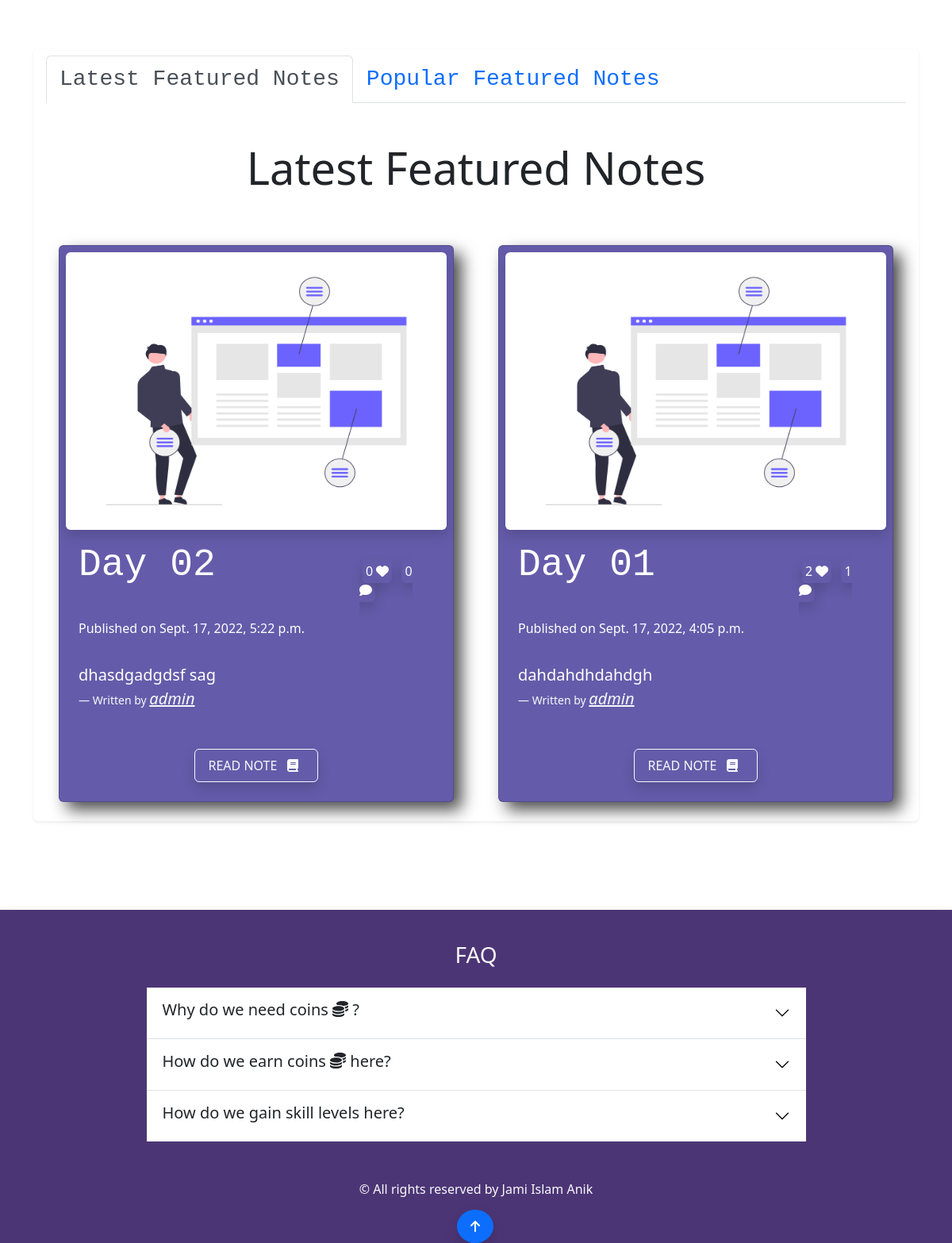
Before: / (lower part) with the older database file.
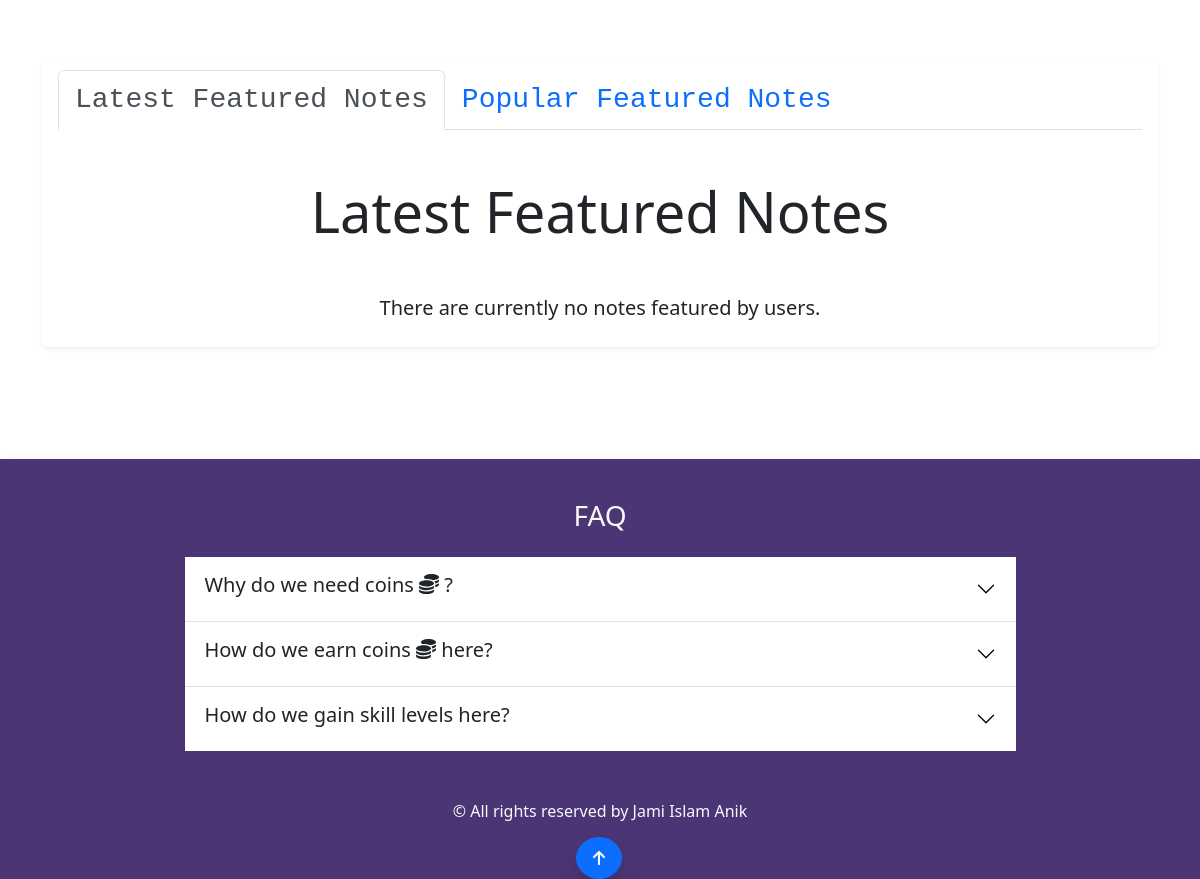
After: the same page with the newer database file.
### note/models.py (models this page shows)
class FeaturedNote(models.Model):
    note = models.OneToOneField(Note, on_delete=models.CASCADE)
    created_at = models.DateTimeField(auto_now_add=True)
    class Meta:
        ordering = ['-created_at']

class Note(models.Model):
    comment = GenericRelation(Comment)
    like = GenericRelation(Like)
    content_type = models.ForeignKey(ContentType, null=True, on_delete=models.SET_NULL)
    object_id = models.IntegerField()
    content_object = GenericForeignKey()
    owner = models.ForeignKey(Profile,on_delete=models.CASCADE)
    note_image = models.ImageField(null=True, blank =True, upload_to='keeptrack/images/')
    title = models.CharField(max_length=255)
    body = models.TextField()
    created_at = models.DateTimeField(auto_now_add=True)
    class Meta:
        ordering = ['-created_at']

### account/models.py (models this page shows, shortened)
class Profile(models.Model):
    user = models.OneToOneField(User,on_delete=models.CASCADE,null=True,blank=True)
    profile_image = models.ImageField(null=True,blank=True,upload_to='keeptrack/images/',default = 'keeptrack/default_images/default_profile_i2ejjp.png')
    username = models.CharField(max_length=255)
    first_name = models.CharField(max_length=255,null=True,blank=True)
    last_name = models.CharField(max_length=255,null=True,blank=True)
    bio = models.TextField(max_length=2000,blank=True,null=True)
    email = models.EmailField(max_length=255,blank=True,null=True)
    portfolio_site = models.URLField(max_length=500,blank=True,null=True)
    facebook = models.URLField(max_length=2000,blank=True,null=True)
    linkedin = models.URLField(max_length=2000,blank=True,null=True)
    youtube = models.URLField(max_length=2000,blank=True,null=True)
    coin = models.IntegerField(default=100,null=True,blank=True)
    def __str__(self):
        return self.username

### account/views.py (the view)
# urls.py: path('',views.home_page,name='home-page'),
def home_page(request):
    latest_queryset = FeaturedNote.objects.order_by('-created_at')[:31]
    popular_queryset = FeaturedNote.objects.annotate(like_count=Count('note__like')).order_by('-like_count')[:21]
    context = {
            'latest_queryset':list(latest_queryset),
            'popular_queryset':list(popular_queryset),
        }
    if request.method == "POST" and request.POST.get("action") == "logout":
        logout(request)
        messages.info(request,'You were successfully logged out!')
        return redirect('login-page')
    elif request.method == 'POST' and request.POST.get('action') == 'notification-delete':
        profile = request.user.profile
        for notification in profile.notification_set.all():
            notification.delete()
        return redirect('home-page')
    elif request.method == 'POST' and request.POST.get('searched'):
        searched_value = request.POST.get('searched')
        return redirect('search-page', searched_value = searched_value)
    return render(request,'account/home_page.html',context)

### account/templates/account/home_page.html (shortened to what this page needs)
{% extends 'base.html' %}
{% load static %}
{% block content %}
<div class="container">
  <div class="row py-5 py-md-2">
    <div class="col-5">
    </div>
  </div>
  <div class="my-2 py-2  px-3 shadow-sm rounded">
    <ul class="nav nav-tabs" role="tablist">
      <li class="nav-item" role="presentation">
        <button type="button" id="tabFade-1" class="nav-link active fs-3 font-monospace" data-bs-toggle="tab" data-bs-target="#tabFade-pane-1" role="tab" aria-controls="tabFade-pane-1" aria-selected="true">Latest Featured Notes</button>
      </li>
      <li class="nav-item" role="presentation">
        <button type="button" id="tabFade-2" class="nav-link fs-3 font-monospace" data-bs-toggle="tab" data-bs-target="#tabFade-pane-2" role="tab" aria-controls="tabFade-pane-2" aria-selected="false">Popular Featured Notes</button>
      </li>
    </ul>
    <div class="tab-content">
      <div id="tabFade-pane-1" class="tab-pane fade show active" role="tabpanel" aria-labelledby="tabFade-1">
        <h4 class="display-4 text-center my-5">Latest Featured Notes</h4>
        {% if latest_queryset %}
        <div class="row">
          {% for featured_note in latest_queryset %}
          <div class="col col-12 col-md-6">
            <div class="card p-2 mx-3 my-3" id="project-page-card">
              {% if featured_note.note.note_image %}
              <img src="{{ featured_note.note.note_image.url }}" class="img-fluid w-100 shadow rounded" id="note-image-h"
                alt="Note Image" />
              {% else %}
              <img src="{% static 'images/default_note.png' %}" class="img-fluid w-100 shadow rounded" id="note-image-h"
                alt="Note Image" />
              {% endif %}
              <div class="card-body text-white">
                <div class="row">
                  <h5 class="col col-9 card-title display-5 font-monospace">{{ featured_note.note.title }}</h5>
                  <div class="col col-3 py-4">
                    <span class="p-1 mx-1 rounded shadow">{{ featured_note.note.like.count }} <i
                        class="fas fa-heart"></i></span>
                    <span class="p-1 mx-1 rounded shadow">{{ featured_note.note.comment.count }} <i
                        class="fas fa-comment"></i></span>
                  </div>
                </div>
                <p>Published on {{ featured_note.note.created_at }}</p>
                <figure class="py-3">
                  <blockquote class="blockquote">
                    <p class="lead">{{ featured_note.note.body|slice:"60" }}
                  </blockquote>
                  <figcaption class="blockquote-footer text-light">Written by
                    <a href="{% url 'account-page' featured_note.note.owner.username %}" class="fs-5 text-light"><cite title="Source Title">{{ featured_note.note.owner }}</cite></a>
                  </figcaption>
                </figure>
                <div class="text-center">
                  <a href="{% url 'single-note-page' featured_note.note.id %}"
                    class="btn btn-outline-light py-2 px-3 shadow">READ NOTE
                    <span><i class="fas fa-book px-2"></i></span>
                  </a>
                </div>
              </div>
            </div>
          </div>
          {% endfor %}
        </div>
        {% else %}
        <p class="lead text-center">There are currently no notes featured by users.</p>
        {% endif %}
      </div>
        </div>
    </div>
</div>
{% endblock %}

Changed rows visible on the page:
removed FeaturedNote: note "Day 02", note.like.count "0", note.comment.count "0", note.created_at "Sept. 17, 2022, 5:22 p.m.", note.body "dhasdgadgdsf sag", note.owner "admin"
removed FeaturedNote: note "Day 01", note.like.count "2", note.comment.count "1", note.created_at "Sept. 17, 2022, 4:05 p.m.", note.body "dahdahdhdahdgh", note.owner "admin"
Other visible differences:
text now shown: "There are currently no notes featured by users."
